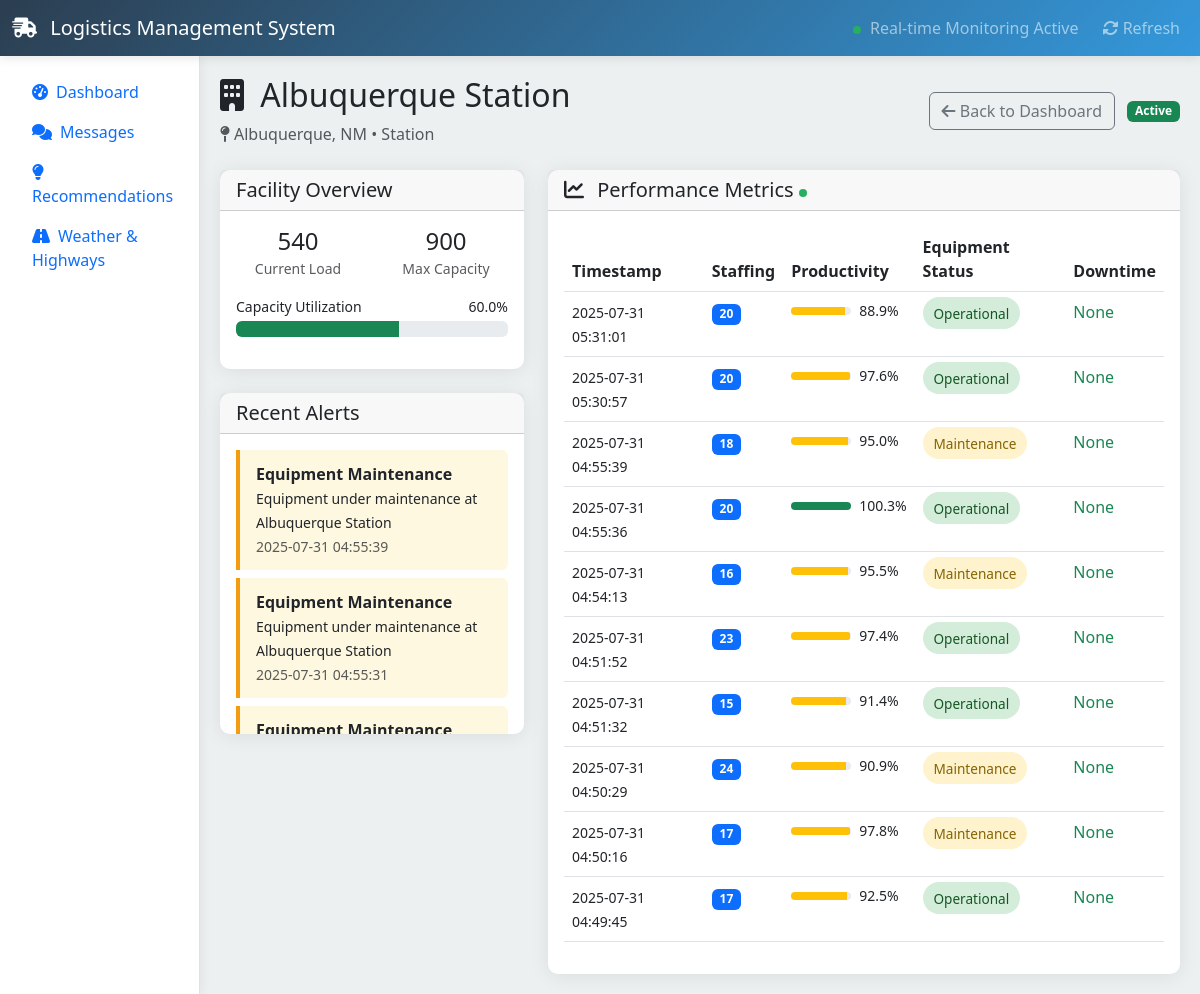
Before: /facility/70 with the older database file.
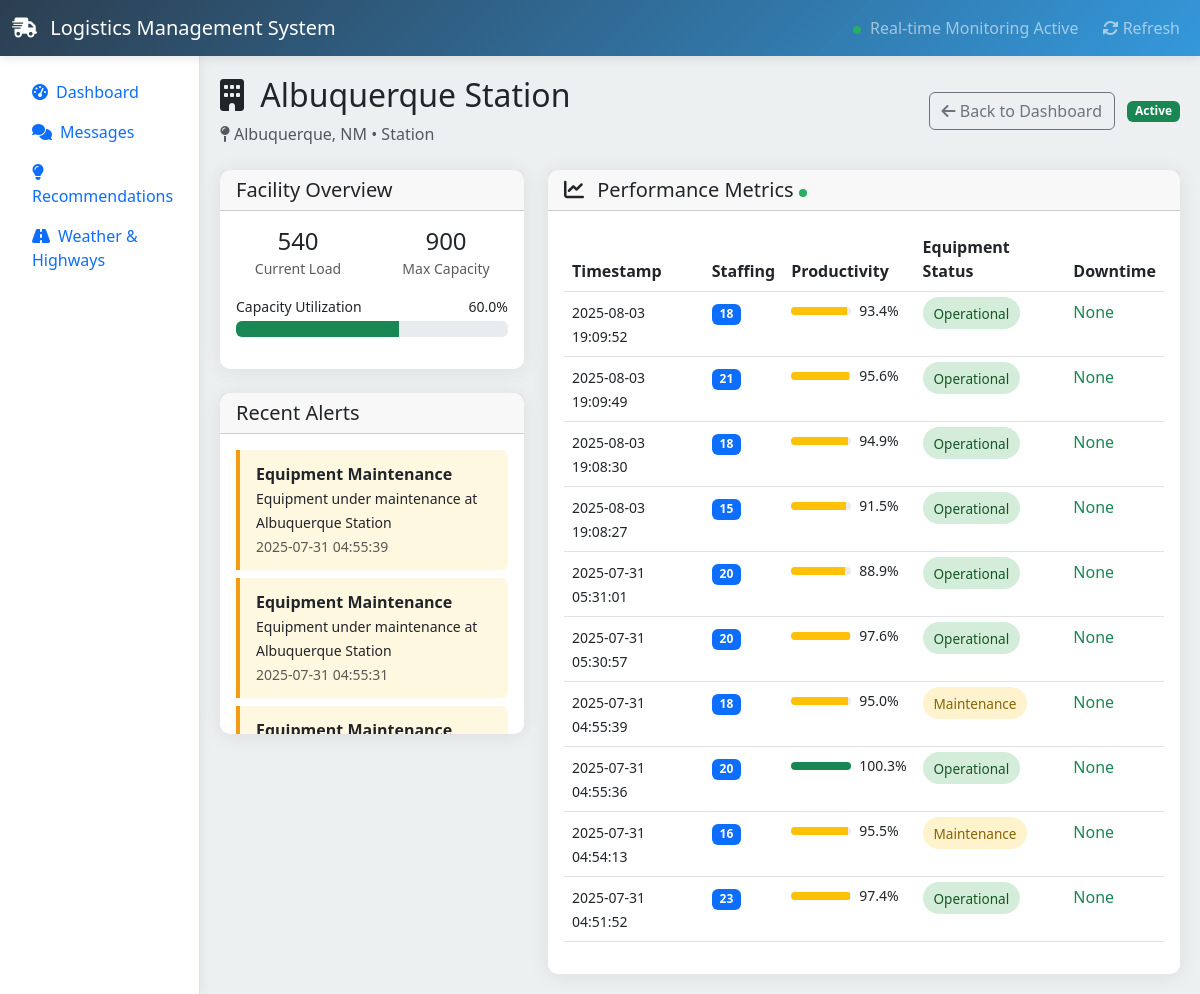
After: the same page with the newer database file.
### tables this page shows
CREATE TABLE alerts (
        id INTEGER PRIMARY KEY AUTOINCREMENT,
        facility_id INTEGER,
        alert_type TEXT NOT NULL,
        message TEXT NOT NULL,
        severity TEXT DEFAULT 'info',
        resolved BOOLEAN DEFAULT FALSE,
        created_at TIMESTAMP DEFAULT CURRENT_TIMESTAMP,
        FOREIGN KEY (facility_id) REFERENCES facilities (id)
    );

CREATE TABLE facility_metrics (
        id INTEGER PRIMARY KEY AUTOINCREMENT,
        facility_id INTEGER,
        staffing_level INTEGER,
        productivity_rate REAL,
        equipment_status TEXT,
        downtime_minutes INTEGER DEFAULT 0,
        delivery_timeliness REAL DEFAULT 95.0,
        timestamp TIMESTAMP DEFAULT CURRENT_TIMESTAMP,
        FOREIGN KEY (facility_id) REFERENCES facilities (id)
    );

### web/routes.py (the view)
    @app.route("/facility/<int:facility_id>")
    def facility_detail(facility_id):
        facility = FacilityDB.get_facility_by_id(facility_id)
        if not facility:
            flash("Facility not found", "error")
            return redirect(url_for("dashboard"))
        metrics = MetricsDB.get_facility_metrics(facility_id, 24)
        if not isinstance(metrics, list):
            metrics = []
        alerts = AlertsDB.get_facility_alerts(facility_id, 10)
        return render_template(
            "facility_detail.html", facility=facility, metrics=metrics, alerts=alerts
        )

### database/logic.py (called while the page is built)
def get_db_connection():
    conn = sqlite3.connect(DATABASE, timeout=30.0)  # 30-second timeout
    conn.row_factory = sqlite3.Row
    conn.execute("PRAGMA journal_mode=WAL")
    conn.execute("PRAGMA synchronous=NORMAL")
    conn.execute("PRAGMA temp_store=memory")
    conn.execute("PRAGMA mmap_size=268435456")  # 256MB mmap
    return conn

    @staticmethod
    def get_facility_by_id(facility_id: int):
        conn = get_db_connection()
        facility = conn.execute(GET_FACILITY_BY_ID, (facility_id,)).fetchone()
        conn.close()
        return facility

    @staticmethod
    def get_facility_metrics(facility_id: int, limit: int = 24) -> List[sqlite3.Row]:
        conn = get_db_connection()
        metrics = conn.execute(GET_FACILITY_METRICS, (facility_id, limit)).fetchall()
        conn.close()
        return metrics

    @staticmethod
    def get_facility_alerts(facility_id: int, limit: int = 10):
        conn = get_db_connection()
        alerts = conn.execute(GET_FACILITY_ALERTS, (facility_id, limit)).fetchall()
        conn.close()
        return alerts

### templates/facility_detail.html (shortened to what the changed rows need)
{% extends "base.html" %}
{% block content %}
<div class="d-flex justify-content-between align-items-center mb-4">
    <div>
        <h2>
            <i class="fas fa-building me-2"></i>
            {{ facility.name }}
        </h2>
    </div>
</div>
<div class="row">
    <div class="col-lg-4">
        <div class="card">
            <div class="card-body" style="max-height: 300px; overflow-y: auto;">
                {% if alerts %}
                    {% for alert in alerts %}
                    <div class="alert-item alert-{{ alert.severity }} mb-2">
                        <strong>{{ alert.alert_type.replace('_', ' ').title() }}</strong><br>
                        <small>{{ alert.message }}</small><br>
                        <small class="text-muted">{{ alert.created_at }}</small>
                    </div>
                    {% endfor %}
                {% else %}
                    <p class="text-muted">No recent alerts for this facility</p>
                {% endif %}
            </div>
        </div>
    </div>
    <div class="col-lg-8">
        <div class="card">
            <div class="card-body">
                {% if metrics %}
                <div class="table-responsive">
                    <table class="table table-hover">
                        <thead>
                            <tr>
                                <th>Timestamp</th>
                                <th>Staffing</th>
                                <th>Productivity</th>
                                <th>Equipment Status</th>
                                <th>Downtime</th>
                            </tr>
                        </thead>
                        <tbody>
                            {% for metric in metrics[:10] %}
                            <tr>
                                <td>
                                    <small>{{ metric.timestamp }}</small>
                                </td>
                                <td>
                                    <span class="badge bg-primary">{{ metric.staffing_level }}</span>
                                </td>
                                <td>
                                    <div class="d-flex align-items-center">
                                        <div class="productivity-bar me-2" style="width: 60px;">
                                            <div class="productivity-fill bg-{% if metric.productivity_rate >= 1.0 %}success{% elif metric.productivity_rate >= 0.8 %}warning{% else %}danger{% endif %}"
                                                 style="width: {{ ((metric.productivity_rate * 100) if metric.productivity_rate * 100 < 100 else 100) }}%"></div>
                                        </div>
                                        <small>{{ (metric.productivity_rate * 100)|round(1) }}%</small>
                                    </div>
                                </td>
                                <td>
                                    <span class="metric-badge status-{{ metric.equipment_status.lower().replace(' ', '') }}">
                                        {{ metric.equipment_status }}
                                    </span>
                                </td>
                                <td>
                                    {% if metric.downtime_minutes > 0 %}
                                    <span class="text-warning">{{ metric.downtime_minutes }} min</span>
                                    {% else %}
                                    <span class="text-success">None</span>
                                    {% endif %}
                                </td>
                            </tr>
                            {% endfor %}
                        </tbody>
                    </table>
                </div>
                {% else %}
                <div class="text-center py-4">
                    <i class="fas fa-chart-line fa-3x text-muted mb-3"></i>
                    <p class="text-muted">No metrics data available for this facility</p>
                </div>
                {% endif %}
            </div>
        </div>
    </div>
</div>
{% endblock %}

Changed rows visible on the page:
no longer on this page (row unchanged): facility_metrics: timestamp "2025-07-31 04:51:32", staffing_level "15", (metric.productivity_rate*100)|round(1) "91.4", equipment_status "Operational", downtime_minutes "None"
no longer on this page (row unchanged): facility_metrics: timestamp "2025-07-31 04:50:29", staffing_level "24", (metric.productivity_rate*100)|round(1) "90.9", equipment_status "Maintenance", downtime_minutes "None"
no longer on this page (row unchanged): facility_metrics: timestamp "2025-07-31 04:50:16", staffing_level "17", (metric.productivity_rate*100)|round(1) "97.8", equipment_status "Maintenance", downtime_minutes "None"
no longer on this page (row unchanged): facility_metrics: timestamp "2025-07-31 04:49:45", staffing_level "17", (metric.productivity_rate*100)|round(1) "92.5", equipment_status "Operational", downtime_minutes "None"
added facility_metrics: timestamp "2025-08-03 19:09:52", staffing_level "18", (metric.productivity_rate*100)|round(1) "93.4", equipment_status "Operational", downtime_minutes "None"
added facility_metrics: timestamp "2025-08-03 19:09:49", staffing_level "21", (metric.productivity_rate*100)|round(1) "95.6", equipment_status "Operational", downtime_minutes "None"
added facility_metrics: timestamp "2025-08-03 19:08:30", staffing_level "18", (metric.productivity_rate*100)|round(1) "94.9", equipment_status "Operational", downtime_minutes "None"
added facility_metrics: timestamp "2025-08-03 19:08:27", staffing_level "15", (metric.productivity_rate*100)|round(1) "91.5", equipment_status "Operational", downtime_minutes "None"
